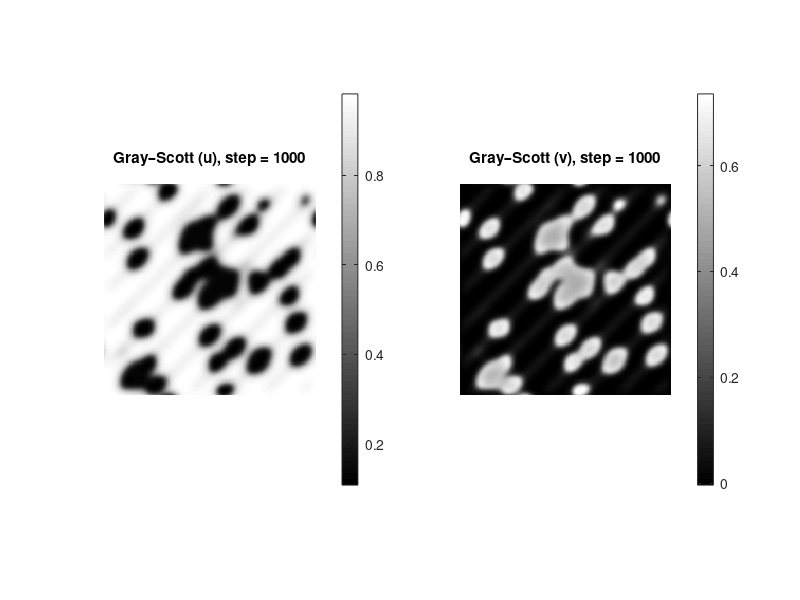

This chart was generated by the following MATLAB code: (Note: this script raises an error after producing the figure.)
%%%%%%%%%%%%%%%%%%%%%%%%%%%%%%%%%%%%%%%%%%%%%%%%%%%%%%%%%%%%%%%%%%%%%%%%%%%
% Figure1_simulation.m
%
% Generate Figure 1c–e in the manuscript.
%
% Gray–Scott reaction–diffusion model.
%
% Fixed parameters:
%   F  = 0.047
%   k  = 0.060
%   Du = 1.20
%
% Variable parameter:
%   Dv = [0.60, 0.36, 0.22]
%
% Output:
%   Three simulated patterns corresponding to Figure 1c–e.
%
%%%%%%%%%%%%%%%%%%%%%%%%%%%%%%%%%%%%%%%%%%%%%%%%%%%%%%%%%%%%%%%%%%%%%%%%%%%


clear; clc; close all;

% -------------------------------
% 参数与网格
% -------------------------------
Nx = 200; Ny = 200;
dx = 1.0; dy = 1.0;
dt = 0.02;
steps = 100000;
plot_interval = 1000;

[x, y] = meshgrid(1:Nx, 1:Ny);
record_parameters=zeros(1,4);
count=0;
record_u=zeros(Nx,Ny,1);
record_v=zeros(Nx,Ny,1);

% test=1:10000

for Feed = 0.047
    for k = 0.06:0.01:0.06
        for Du_gs = 1.2
            for Dv_gs = [0.60, 0.36, 0.22]

                u_gs = ones(Ny, Nx);
                v_gs = zeros(Ny, Nx);
                u_gs = u_gs - 0.02*(rand(Ny, Nx));
                v_gs = v_gs + 0.02*(rand(Ny, Nx));


                rng('shuffle');
                sigma=5;
                amp=0.5;
                for i = 1:50
                    cx = randi([1 Nx]);
                    cy = randi([1 Ny]);
                    g = exp(-((x-cx).^2 + (y-cy).^2)/(2*sigma^2));
                    v_gs = v_gs + g;
                end
                v_gs = amp * v_gs / max(abs(v_gs(:)));

                v_gs = v_gs + 0.15*cos(2*pi*x/35+2*pi*y/35);

                Ulast=u_gs;
                Flast=0;

                % -------------------------------
                % 4-point Laplace
                % -------------------------------
                % lap = @(M) (circshift(M,[0 1]) + circshift(M,[0 -1]) + ...
                %     circshift(M,[1 0]) + circshift(M,[-1 0]) - 4*M)/(dx^2);

                % -------------------------------
                % 9-point Laplacian (periodic BC)
                % -------------------------------
                lap = @(M) ( 4*( circshift(M,[0 1])  + circshift(M,[0 -1]) + ...
                    circshift(M,[1 0])  + circshift(M,[-1 0]) ) + ( ...
                    circshift(M,[1 1])   + circshift(M,[1 -1]) + ...
                    circshift(M,[-1 1])  + circshift(M,[-1 -1]) ...
                    ) - 20*M ) / (6*dx^2);


                figure('Position',[100,100,1200,500]);

                % -------------------------------
                % main
                % -------------------------------

                for n = 1:steps
                    % ---------- Gray–Scott ----------
                    Lu = lap(u_gs);
                    Lv = lap(v_gs);
                    du = Du_gs*Lu - u_gs.*v_gs.^2 + Feed*(1 - u_gs); % +0.001*randn(size(u_gs));
                    dv = Dv_gs*Lv + u_gs.*v_gs.^2 - (Feed + k)*v_gs; % +0.001*randn(size(u_gs));
                    u_gs = u_gs + dt*du;
                    v_gs = v_gs + dt*dv;

                    if mod(n, plot_interval) == 0
                        subplot(1,2,1);
                        imagesc(u_gs); axis equal off;
                        title(['Gray–Scott (u), step = ', num2str(n)]);
                        colormap(gray); colorbar;

                        subplot(1,2,2);
                        imagesc(v_gs); axis equal off;
                        title(['Gray–Scott (v), step = ', num2str(n)]);
                        colormap(gray); colorbar;
                        sgtitle(['parameters: Feed=',num2str(Feed),' k=',num2str(k),' Du=',num2str(Du_gs),' Dv=',num2str(Dv_gs),''])
                        
                        drawnow;


                        if mod(n,plot_interval)==0
                            U=u_gs;
                            V=v_gs;
                            EU = norm(U(:)-Ulast(:)) / norm(U(:));
                            F = abs(fft2(U));
                            EF = norm(F(:)-Flast(:))/norm(F(:));

                            EpsU = 1e-3;
                            EpsF = 2e-3;

                            if EU < EpsU && EF < EpsF
                                disp(['Converged at n = ' num2str(n)])
                                break
                            end

                            if sum(U(:) > 0.2) < numel(U)*0.01 || sum(V(:) > 0.01) < numel(V)*0.01
                                disp(['No pattern detected → stop at n=' num2str(n)])
                                close all
                                break
                            end
                            if (var(u_gs(:)) < 1e-8 && var(v_gs(:)) < 1e-8) % && mean(v_gs(:)) > 0.01
                                break
                            end
                            if n>=steps
                                break
                            end

                            Ulast = U;
                            Flast = F;
                        end
                    end
                end
                filename = sprintf( ...
                    'pattern_Du%.2f_Dv%.2f_F%.3f_k%.3f.png', ...
                    Du_gs,Dv_gs,Feed,k);
                print(gcf,filename,'-dpng','-r300');
            end
        end
    end
end
